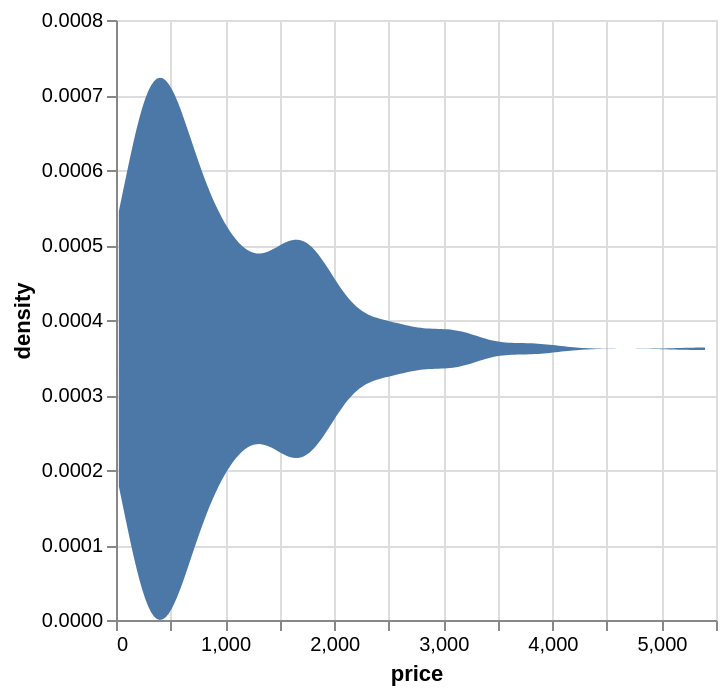

The cell this chart's notebook holds for it:
### Code cell
# Using the stack parameter

alt.Chart(auction_watch).transform_density(
    'price',
    as_=['price', 'density']
).mark_area().encode(
    y=alt.Y('density:Q',stack='center'),
    x='price'
).properties(
    width=300
)

### Figure 1 — Vega-Lite specification as saved in the notebook (floating-point values rounded to 4 significant figures; data arrays with more than 128 entries replaced by an {"elided": "..."} marker saying what was removed)
{"config": {"view": {"continuousWidth": 300, "continuousHeight": 300}}, "data": {"name": "data-20154a6ab9b6be1180adef364a7e0526"}, "mark": {"type": "area"}, "encoding": {"x": {"field": "price", "type": "quantitative"}, "y": {"field": "density", "stack": "center", "type": "quantitative"}}, "transform": [{"density": "price", "as": ["price", "density"]}], "width": 300, "$schema": "https://vega.github.io/schema/vega-lite/v6.1.0.json", "datasets": {"data-20154a6ab9b6be1180adef364a7e0526": {"elided": "457 records"}}}
